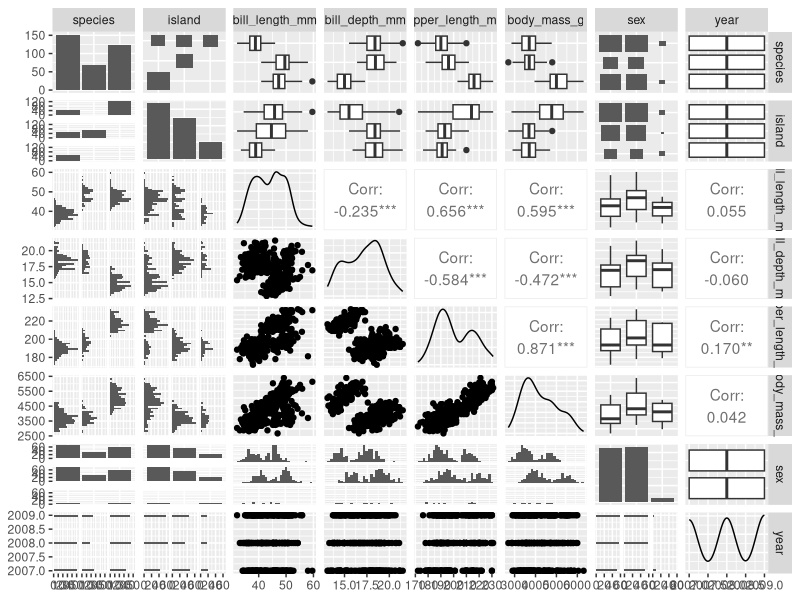
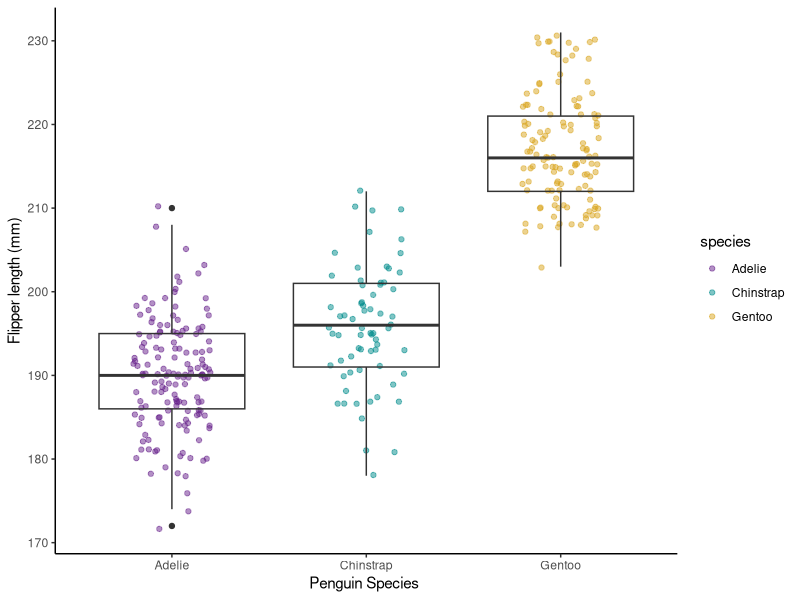
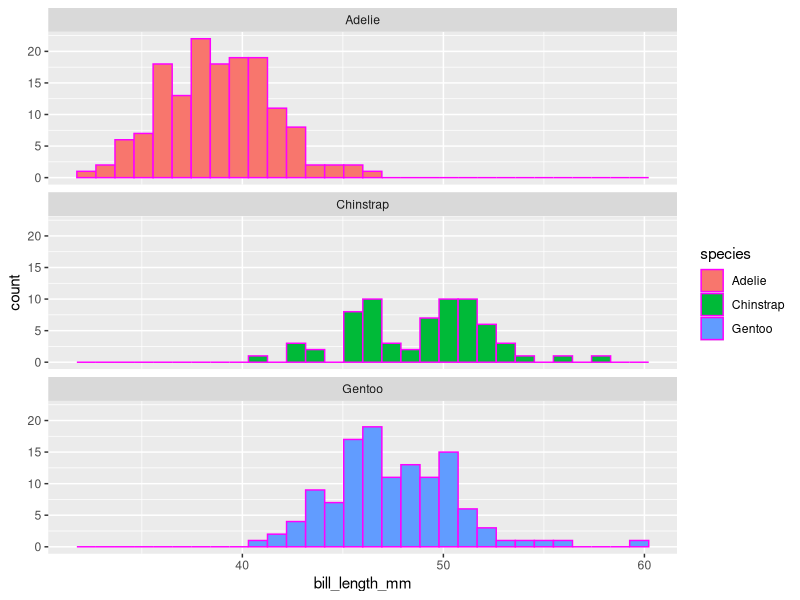

These figures' R source, in order:
## ---- chunk 1
#| warning: false
#| echo: false

# ^ code chunk headers 
#if you don't want to include these packages in the rendered doc, you can adjust by using code chunk options

library(tidyverse)
library(palmerpenguins)
library(GGally)  #had to install
library(skimr)  #had to install

## ---- chunk 2
#| include: false


#tell me the column names 
names(penguins)


# What are the dimensions
dim(penguins)

# Can you show me the first 6 lines?
head(penguins)

#Last 6?
tail(penguins)
## ---- chunk 3

#| echo: false
#only shows code, not output

2+10

## ---- chunk 4
skim(penguins)  #using skimr package
## ---- chunk 5
#| include: false

#u can explicitly name package used by naming package :: function
GGally::ggpairs(penguins)
## ---- chunk 6
#| fig.cap = "My awesome figure caption"

ggplot(data = penguins, aes(x = species, y = flipper_length_mm)) + 
  geom_jitter(width = 0.2,
              alpha = 0.5,
              aes(color = species)) +
  geom_boxplot(fill = NA) +
              theme_classic() +
              scale_color_manual(values = c("darkorchid4", "cyan4", "goldenrod")) +
              labs( x = "Penguin Species ",
                    y = "Flipper length (mm)",
                    )
## ---- chunk 7
ggplot(data = penguins, aes(x = bill_length_mm)) +
  geom_histogram(aes(fill = species), color = "magenta") +
  facet_wrap(~species, ncol= 1)
